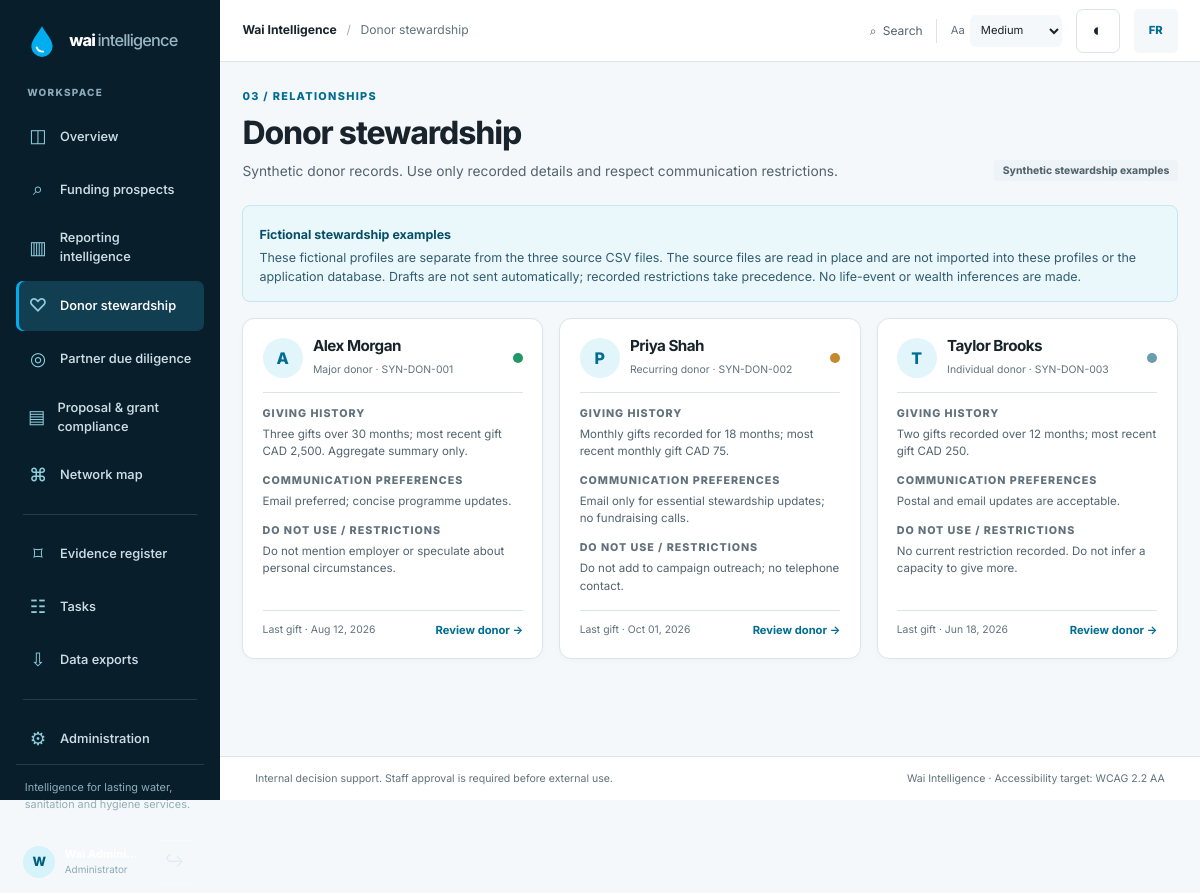
Screenshot of /app/stewardship (signed in) with the database file from the repository.
### app/models.py (models this page shows)
class User(Base):
    __tablename__ = "users"
    id: Mapped[int] = mapped_column(Integer, primary_key=True)
    username: Mapped[str] = mapped_column(String(80), unique=True, index=True)
    display_name: Mapped[str] = mapped_column(String(120))
    role: Mapped[str] = mapped_column(String(20), default="user")
    password_hash: Mapped[str] = mapped_column(String(255))
    is_active: Mapped[bool] = mapped_column(Boolean, default=True)
    created_at: Mapped[datetime] = mapped_column(DateTime(timezone=True), default=utcnow)

class Donor(Base):
    __tablename__ = "donors"
    id: Mapped[int] = mapped_column(Integer, primary_key=True)
    synthetic_ref: Mapped[str] = mapped_column(String(40), unique=True)
    display_name: Mapped[str] = mapped_column(String(120))
    segment: Mapped[str] = mapped_column(String(60), default="Individual")
    giving_summary: Mapped[str] = mapped_column(Text, default="")
    last_gift_date: Mapped[date | None] = mapped_column(Date, nullable=True)
    last_interaction: Mapped[str] = mapped_column(Text, default="")
    preferences: Mapped[str] = mapped_column(Text, default="Email preferred")
    restrictions: Mapped[str] = mapped_column(Text, default="")
    open_follow_up: Mapped[str] = mapped_column(Text, default="")
    engagement_status: Mapped[str] = mapped_column(String(30), default="review")
    synthetic: Mapped[bool] = mapped_column(Boolean, default=True)

### app/main.py (the view)
@app.get("/app/stewardship", response_class=HTMLResponse)
def stewardship(request: Request, db: Session = Depends(get_db)):
    user = get_user(request, db)
    if not user: return RedirectResponse("/signin", status_code=303)
    donors = db.query(Donor).order_by(Donor.display_name).all()
    return page(request, "stewardship.html", user=user, workspace=True, donors=donors)

### app/templates/stewardship.html (shortened to what this page needs)
{% extends 'base.html' %}
{% block breadcrumb %}{{ t('stewardship') }}{% endblock %}
{% block content %}
<div class="page-heading"><div><span class="section-label">03 / RELATIONSHIPS</span><h1>{{ t('donors_title') }}</h1><p>{{ t('donors_sub') }}</p></div><span class="status-pill status-neutral">{{ t('synthetic_donor_profiles') }}</span></div>
<div class="notice notice-info"><strong>{{ t('synthetic_profiles_notice_title') }}</strong><p>{{ t('synthetic_profiles_notice_body') }}</p></div>
<div class="donor-grid">
{% for donor in donors %}<article class="panel donor-card"><div class="donor-card-top"><div class="donor-avatar">{{ donor.display_name[:1] }}</div><div><h2>{{ donor.display_name }}</h2><span>{{ donor.segment }} · {{ donor.synthetic_ref }}</span></div><span class="traffic-light light-{{ donor.engagement_status }}" title="{{ donor.engagement_status|replace('_',' ') }}"></span></div><div class="donor-card-body"><div><span class="detail-label">{{ t('giving_history') }}</span><p>{{ donor.giving_summary }}</p></div><div><span class="detail-label">{{ t('preferences') }}</span><p>{{ donor.preferences }}</p></div><div><span class="detail-label">{{ t('restrictions') }}</span><p>{{ donor.restrictions }}</p></div></div><div class="donor-card-footer"><span>Last gift · {{ donor.last_gift_date|datefmt(lang) }}</span><a class="text-link" href="/app/stewardship/{{ donor.id }}">Review donor →</a></div></article>{% endfor %}
</div>
{% endblock %}

### app/templates/base.html (shortened to what this page needs)
<!doctype html>
<html lang="{{ 'fr-CA' if lang == 'fr' else 'en-CA' }}" data-theme="light" data-font-size="medium">
<head>
  <link rel="stylesheet" href="{{ url_for('static', path='css/app.css') }}">
</head>
<body>
{% if workspace %}
<div class="app-shell">
  <aside class="sidebar" aria-label="{{ t('primary_navigation') }}">
    <a class="brand" href="/app" aria-label="Wai Intelligence overview">
      <span class="brand-mark" aria-hidden="true"><svg viewBox="0 0 32 32"><path d="M16 2C12 9 6 15 6 21a10 10 0 0 0 20 0C26 15 20 9 16 2Z" fill="currentColor"/><path d="M11 22c1 3 3 4 6 4" stroke="white" stroke-width="1.7" stroke-linecap="round" fill="none"/></svg></span>
      <span class="brand-word">wai<span>intelligence</span></span>
    </a>
    <div class="side-section-label">{{ t('workspace') }}</div>
    <nav class="side-nav" aria-label="{{ t('workspace_navigation') }}">
      <a href="/app" class="nav-link {% if request.url.path == '/app' %}active{% endif %}"><span class="nav-icon">◫</span>{{ t('dashboard') }}</a>
      <a href="/app/prospecting" class="nav-link {% if request.url.path.startswith('/app/prospecting') %}active{% endif %}"><span class="nav-icon">⌕</span>{{ t('prospecting') }}</a>
      <a href="/app/reporting" class="nav-link {% if request.url.path.startswith('/app/reporting') %}active{% endif %}"><span class="nav-icon">▥</span>{{ t('reporting') }}</a>
      <a href="/app/stewardship" class="nav-link {% if request.url.path.startswith('/app/stewardship') %}active{% endif %}"><span class="nav-icon">♡</span>{{ t('stewardship') }}</a>
      <a href="/app/diligence" class="nav-link {% if request.url.path.startswith('/app/diligence') %}active{% endif %}"><span class="nav-icon">◎</span>{{ t('diligence') }}</a>
      <a href="/app/compliance" class="nav-link {% if request.url.path.startswith('/app/compliance') %}active{% endif %}"><span class="nav-icon">▤</span>{{ t('compliance') }}</a>
      <a href="/app/network" class="nav-link {% if request.url.path.startswith('/app/network') %}active{% endif %}"><span class="nav-icon">⌘</span>{{ t('network_map') }}</a>
      <div class="side-divider"></div>
      <a href="/app/evidence" class="nav-link {% if request.url.path.startswith('/app/evidence') %}active{% endif %}"><span class="nav-icon">⌑</span>{{ t('evidence') }}</a>
      <a href="/app/tasks" class="nav-link {% if request.url.path.startswith('/app/tasks') %}active{% endif %}"><span class="nav-icon">☷</span>{{ t('tasks') }}</a>
      <a href="/app/exports" class="nav-link {% if request.url.path.startswith('/app/exports') %}active{% endif %}"><span class="nav-icon">⇩</span>{{ t('exports') }}</a>
      {% if is_admin %}<div class="side-divider"></div><a href="/app/admin" class="nav-link {% if request.url.path.startswith('/app/admin') %}active{% endif %}"><span class="nav-icon">⚙</span>{{ t('admin') }}</a>{% endif %}
    </nav>
    <div class="sidebar-bottom">
      <div class="sidebar-mission">{{ t('mission') }}</div>
      <div class="side-user">
        <span class="avatar">{{ (user.display_name[:1] if user else 'W')|upper }}</span>
        <span class="user-meta"><strong>{{ user.display_name if user else 'Wai user' }}</strong><small>{{ 'Administrator' if is_admin else 'Staff access' }}</small></span>
        <form method="post" action="/signout"><input type="hidden" name="csrf" value="{{ csrf_token }}"><button class="icon-button signout-icon" type="submit" title="{{ t('sign_out') }}" aria-label="{{ t('sign_out') }}">↪</button></form>
      </div>
    </div>
  </aside>
  <div class="app-main">
    <header class="topbar">
      <div class="breadcrumb"><span>Wai Intelligence</span><span class="crumb-sep">/</span><span>{% block breadcrumb %}{{ t('dashboard') }}{% endblock %}</span></div>
      <div class="topbar-actions">
        <a class="top-action" href="/app/evidence" aria-label="{{ t('search') }}">⌕ <span>{{ t('search') }}</span></a>
        <div class="display-control"><label for="fontSizeSelect">Aa</label><select id="fontSizeSelect" aria-label="{{ t('font_size') }}"><option value="medium" selected>{{ t('medium') }}</option></select></div>
        <button class="icon-button" id="themeToggle" type="button" aria-label="{{ t('theme_toggle') }}" title="{{ t('settings') }}">◐</button>
        <a class="language-switch" aria-label="{{ t('switch_language') }}" href="/preferences/language?lang={{ 'en' if lang == 'fr' else 'fr' }}">{{ 'EN' if lang == 'fr' else 'FR' }}</a>
      </div>
    </header>
{% endif %}
<main class="{{ 'content-area' if workspace else 'public-main' }}" id="main-content" tabindex="-1">
  {% block content %}{% endblock %}
</main>
{% if workspace %}
    <footer class="app-footer"><span>{{ t('footer_note') }}</span><span>Wai Intelligence · {{ t('accessibility_target') }}</span></footer>
  </div>
</div>
{% else %}
<footer class="public-footer"><span>Wai Intelligence</span><span>{{ t('footer_note') }}</span></footer>
{% endif %}
</body>
</html>

### rows the page displays
User: display_name "W"
Donor: display_name "A", display_name "Alex Morgan", segment "Major donor", synthetic_ref "SYN-DON-001", t "GIVING HISTORY", giving_summary "Three gifts over 30 months; most recent gift CAD 2,500. Aggregate summary only.", t "COMMUNICATION PREFERENCES", preferences "Email preferred; concise programme updates.", t "DO NOT USE / RESTRICTIONS", restrictions "Do not mention employer or speculate about personal circumstances.", last_gift_date "Aug 12, 2026"
Donor: display_name "P", display_name "Priya Shah", segment "Recurring donor", synthetic_ref "SYN-DON-002", t "GIVING HISTORY", giving_summary "Monthly gifts recorded for 18 months; most recent monthly gift CAD 75.", t "COMMUNICATION PREFERENCES", preferences "Email only for essential stewardship updates; no fundraising calls.", t "DO NOT USE / RESTRICTIONS", restrictions "Do not add to campaign outreach; no telephone contact.", last_gift_date "Oct 01, 2026"
Donor: display_name "T", display_name "Taylor Brooks", segment "Individual donor", synthetic_ref "SYN-DON-003", t "GIVING HISTORY", giving_summary "Two gifts recorded over 12 months; most recent gift CAD 250.", t "COMMUNICATION PREFERENCES", preferences "Postal and email updates are acceptable.", t "DO NOT USE / RESTRICTIONS", restrictions "No current restriction recorded. Do not infer a capacity to give more.", last_gift_date "Jun 18, 2026"

### other values shown
{{ t('workspace') }} "WORKSPACE"
{{ t('dashboard') }} "Overview"
{{ t('prospecting') }} "Funding prospects"
{{ t('reporting') }} "Reporting intelligence"
{{ t('stewardship') }} "Donor stewardship"
{{ t('diligence') }} "Partner due diligence"
{{ t('compliance') }} "Proposal & grant compliance"
{{ t('network_map') }} "Network map"
{{ t('evidence') }} "Evidence register"
{{ t('tasks') }} "Tasks"
{{ t('exports') }} "Data exports"
{{ t('admin') }} "Administration"
{{ t('mission') }} "Intelligence for lasting water, sanitation and hygiene services."
{{ 'Administrator' if is_admin else 'Staff access' }} "Administrator"
{{ t('search') }} "Search"
